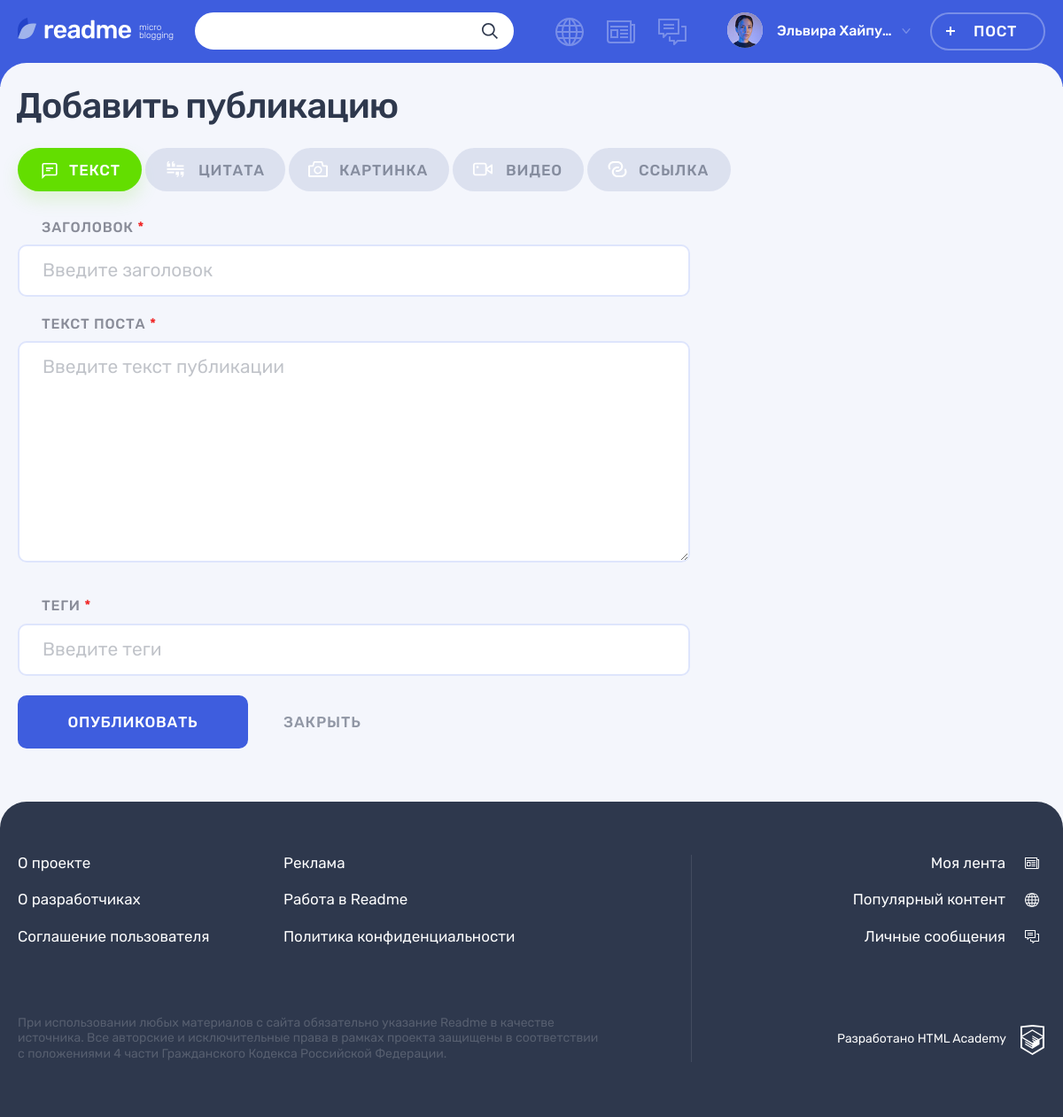
The page /add.php (signed in) on the database its author committed.
### tables this page shows
CREATE TABLE content_type(
	id INT PRIMARY KEY AUTO_INCREMENT,
	name VARCHAR(16) NOT NULL UNIQUE,
	class VARCHAR(16) NOT NULL UNIQUE
)
COMMENT='Таблица типов контента';

### all__helpers.php (called while the page is built, shortened)
<?php
function include_template($name, array $data = [])
{
    $name = 'templates/' . $name;
    extract($data);
    require $name;
    $result = ob_get_clean();
    return $result;
}
function getPostVal($name) {
    return $_POST[$name] ?? "";
}

### all__content_types.php (called while the page is built, shortened)
<?php
$sql = 'SELECT id, name, class FROM content_type';
$sql_content_types = mysqli_query($con, $sql);
if ($sql_content_types) {
	$content_types = mysqli_fetch_all($sql_content_types, MYSQLI_ASSOC);
} else {
	include ('all__goto_404.php');
}
?>

### templates/add_template.php (the view, shortened to what this page needs)
<main class="page__main page__main--adding-post">
  <div class="page__main-section">
	<div class="container">
	  <h1 class="page__title page__title--adding-post">Добавить публикацию</h1>
	</div>
	<div class="adding-post container">
	  <div class="adding-post__tabs-wrapper tabs">
		<div class="adding-post__tabs filters">
		  <ul class="adding-post__tabs-list filters__list tabs__list">
			<?php foreach($content_types as $key => $val): ?>
				<li class="adding-post__tabs-item filters__item">
			    <a class="adding-post__tabs-link filters__button filters__button--<?=$val['class']?> tabs__item  button <?php if($val['class'] == $active):?> filters__button--active tabs__item--active<?php endif;?>">
				  <svg class="filters__icon" width="22" height="18">
				    <use xlink:href="#icon-filter-<?=$val['class']?>"></use>
				  </svg>
				  <span><?=$val['name']?></span>
			    </a>
			  </li>
			<?php endforeach ?>
		  </ul>
		</div>
		<div class="adding-post__tab-content">
		  <?php foreach($content_types as $key => $val): ?>
			<section class="adding-post__<?=$val['class']?> tabs__content <?php if($val['class'] == $active):?>tabs__content--active<?php endif;?>">
			<form class="adding-post__form form" action="add.php" method="post" enctype="multipart/form-data">
			  <div class="form__text-inputs-wrapper">
				<div class="form__text-inputs">
				  <div class="adding-post__input-wrapper form__input-wrapper <?php if($errors['heading']): ?>form__input-section--error<?php endif; ?>">
					<label class="adding-post__label form__label" for="<?=$val['class']?>-heading">Заголовок <span class="form__input-required">*</span></label>
					<div class="form__input-section">
					  <input class="adding-post__input form__input" id="<?=$val['class']?>-heading" type="text" name="heading" placeholder="Введите заголовок" value="<?=getPostVal('heading')?>">
					</div>
				  </div>
				  <?php if ($val['class'] !== 'text'):  ?>
				  <div class="adding-post__input-wrapper form__input-wrapper">
				  <?php foreach($field_names as $num => $cont): ?>
					<?php if($cont['type'] == $val['class']): ?>
					<label class="adding-post__label form__label" for="<?=$val['class']?>-url"><?=$cont['input_name']?> <?php if($cont['required']): ?><span class="form__input-required">*</span><?endif;?></label>
					<div class="form__input-section <?php if($errors['content']): ?>form__input-section--error<?php endif; ?>">
					  <input class="adding-post__input form__input" id="<?=$val['class']?>-url" type="text" name="content" placeholder="<?=$cont['placeholder']?>" value="<?=getPostVal('content')?>">
				  <?php endif; ?>
				  <?php endforeach; ?>
				  <?php else: ?>
				  <div class="adding-post__textarea-wrapper form__textarea-wrapper">
					<label class="adding-post__label form__label" for="post-text">Текст поста <span class="form__input-required">*</span></label>
					<div class="form__input-section <?php if($errors['content']): ?>form__input-section--error<?php endif; ?>">
					  <textarea class="adding-post__textarea form__textarea form__input" name="content" id="content" placeholder="Введите текст публикации"><?=getPostVal('content')?></textarea>
				  <?php endif; ?>
					</div>
				  </div>
				  <div class="adding-post__input-wrapper form__input-wrapper">
					<label class="adding-post__label form__label" for="link-tags">Теги <span class="form__input-required">*</span></label>
					<div class="form__input-section <?php if($errors['tags']): ?>form__input-section--error<?php endif; ?>">
					  <input class="adding-post__input form__input" id="link-tags" type="text" name="tags" placeholder="Введите теги" value="<?=getPostVal('tags')?>">
					</div>
				  </div>
				</div>
			  </div>
			  <div class="adding-post__buttons">
				<button class="adding-post__submit button button--main" type="submit" name="submit">Опубликовать</button>
				<a class="adding-post__close" href="#">Закрыть</a>
			  </div>
			</form>
		    </section>
		  <?php endforeach; ?>
		</div>
	  </div>
	</div>
  </div>
</main>

### rows shown on the page
content_type: name "ТЕКСТ"
content_type: name "ЦИТАТА"
content_type: name "КАРТИНКА"
content_type: name "ВИДЕО"
content_type: name "ССЫЛКА"

### other values the page prints
$_SESSION['username'] "Эльвира Хайпу…"
